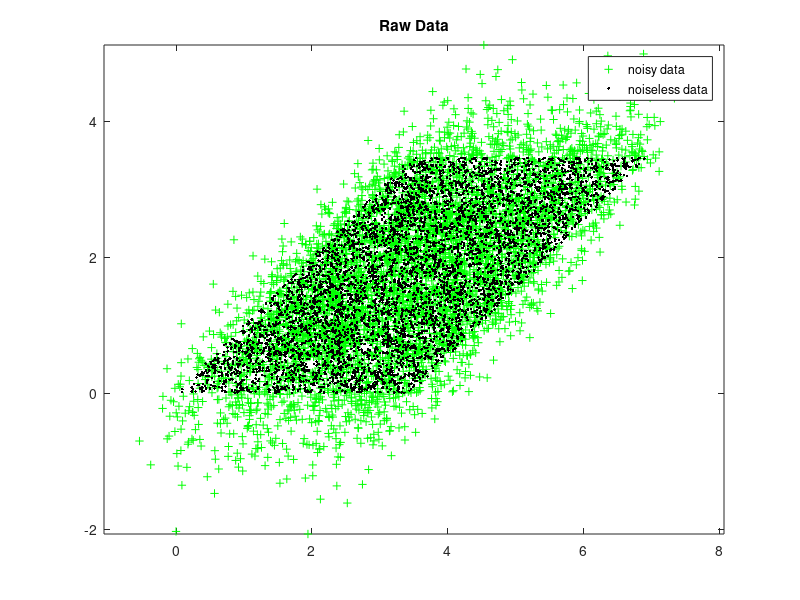

Recreate this plot in MATLAB. (Note: this script raises an error after producing the figure.)
function demo_giica()
% function demo_giica()
% This is a demo script for the GIICA routine.  It produces data (both the
% underlying clean set of data (uniform vs. uniform) and a perturbed
% noisy data that includes the additive Gaussian noise).  Then, the noisy
% data is run through GI-ICA after various preprocessing ideas including:
%   - k4 pseudo inner product -- This is not a preprocessing step, but
%       instead uses fourth cumulant information to set up an "inner
%       product space" (which may have negative values of < x, x >) in
%       which the cumulant based gradient iteration ICA can be run.  This
%       tends to produce more accurate results than
%       quasi-orthogonalization, and avoids some numerical issues.
%   - quasi-orthogonalization -- Fourth cumulant based preprocessing step
%       which approximately orthogonalizes the underlying independent
%       components.
%   - whitening -- Preprocesses the data using covariance information in
%       order to make it have identity covariance.  In the noise free
%       setting (no additive Gaussian noise), this is valid and preferred
%       for orthogonalizing the latent source signals.  However, it is not
%       invaraint to Gaussian noise.
% The demixing are then displayed with the demixing matrix applied both to
% the noisy data used by the ICA algorithm and to the underlying noise-free
% data.
%
% In practice, the user would only have access to the noisy data.

    % Toggle to 1 in order to repeat the previous run.  Note that this
    % saves to the same file as used by the other demo script.
    UsePriorRun = 0;

    if UsePriorRun
        load('vars')
        rng(status);
    else
        status = rng;
        rng(status);
    end
    save('vars')

    samples = 5000;
    NoiseMagnitude = 0.5;

    S = (rand(2, samples))*2*sqrt(3);
    A = [1 1
        0 1];
    Sigma = [1 1
        1 2] / 2.6180;
    X = A*S;
    X2 = X + mvnrnd(zeros(2, samples)', NoiseMagnitude*Sigma)';

    figure(1);
    plot(X2(1, :), X2(2, :), 'g+', X(1, :), X(2, :), 'k.');
    title('Raw Data');
    legend('noisy data', 'noiseless data');
    axis('equal');

    %% Test the GI-ICA interface function
    [S2, A_inv, b] = GIICA(X2, 'whiten', 'verbose', 3, 'SINR variant', 0);
     S = A_inv*(X - repmat(b, 1, samples));

    figure(2);
    plot(S2(1, :), S2(2, :), 'g+', S(1, :), S(2, :), 'k.');
    title({'demixed data (standard whitening & GI-ICA)',...
        'Demixing matrix determined using only the noisy data.'});
    legend('noisy data', 'noiseless data');
    axis('equal');

    %% Test the GI-ICA interface function
    [S2, A_inv, b] = GIICA(X2, 'quasi-orthogonalize',  'SINR variant', 0, 'verbose', 3);
     S = A_inv*(X - repmat(b, 1, samples));

    figure(3);
    plot(S2(1, :), S2(2, :), 'g+', S(1, :), S(2, :), 'k.');
    title({'demixed data (quasi-orthogonalization & GI-ICA)',...
        'Demixing matrix determined using only the noisy data.'});
    legend('noisy data', 'noiseless data');
    axis('equal');

    %% Test the PEGI (pseudo-Euclidean gradient iteration) interface (4th cumulant)
    [S2, A_inv, b] = GIICA(X2, 'pseudo-Euclidean IP',  'SINR variant', 0, 'verbose', 3);
     S = A_inv*(X - repmat(b, 1, samples));

    figure(4);
    plot(S2(1, :), S2(2, :), 'g+', S(1, :), S(2, :), 'k.');
    title({'demixed data (k4 pseudo-Euclidean gradient iteration)',...
        'Demixing matrix determined using only the noisy data.'});
    legend('noisy data', 'noiseless data');
    axis('equal');

    %% Test the PEGI interface with SINR demixing (4th cumulant)
    [S2, A_inv, b] = GIICA(X2, 'pseudo-Euclidean IP', 'SINR variant', 1, 'verbose', 3);
     S = A_inv*(X - repmat(b, 1, samples));

    figure(5);
    plot(S2(1, :), S2(2, :), 'g+', S(1, :), S(2, :), 'k.');
    title({'SINR optimal demixed data (k4 pseudo-Euclidean gradient iteration)',...
        'Demixing matrix determined using only the noisy data.'});
    legend('noisy data', 'noiseless data');
    axis('equal');

    %% Test the PEGI interface (3rd cumulant)
    X = A * exprnd(ones(2, samples));
    X2 = X + mvnrnd(zeros(2, samples)', NoiseMagnitude*Sigma)';

    [S2, A_inv, b] = GIICA(X2, 'pseudo-Euclidean IP', 'contrast', 'k3', 'SINR variant', 0, 'verbose', 3);
    S = A_inv*(X - repmat(b, 1, samples));

    figure(6);
    
    plot(S2(1, :), S2(2, :), 'g+', S(1, :), S(2, :), 'k.');
    title({'demixed data (k3 pseudo-Euclidean gradient iteration)',...
        'Demixing matrix determined using only the noisy data.', ...
        'Underlying sources follow the exponential distribution'});
    legend('noisy data', 'noiseless data');
    axis('equal');

end